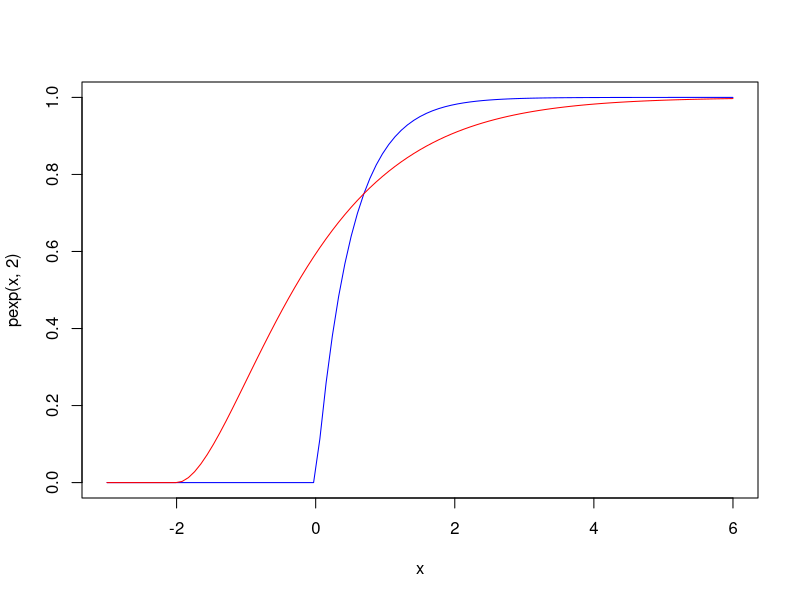
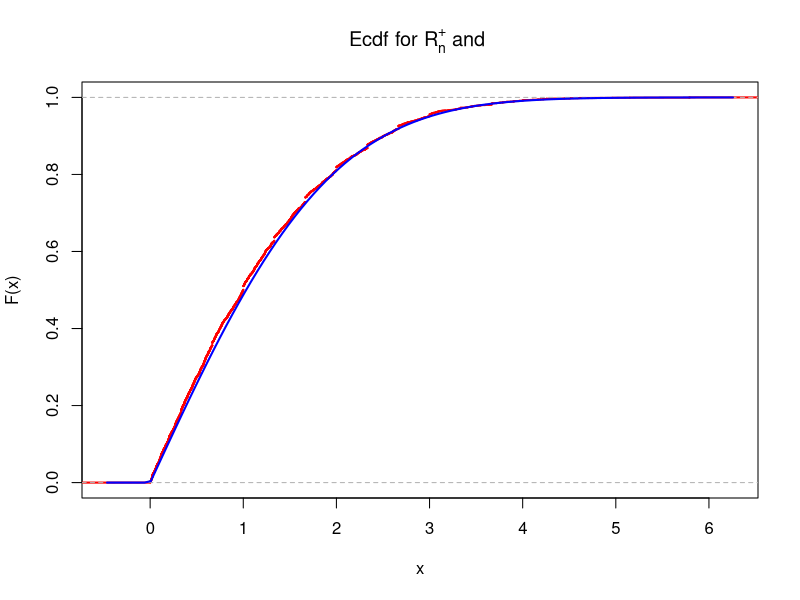

These charts were generated, in order, by the following R code:
set.seed(239)
a = 0.3

curve(pexp(x, 2), xlim = c(-3, 6), col = "blue")
curve(pgamma(x + 2, 2, 1), xlim = c(-3, 6), col = "red", add = TRUE)

calcAns <- function(Finv, N, R) {
  Fx <- runif(N, 0, 1)
  x <- Finv(Fx)
  p <- order(Fx)
  x <- x[p]
  Fx <- Fx[p]      
  ans <- 0 
  for (i in 1:N) {
    if (Fx[i] >= a) {
      ans <- max(ans, R(i / N / Fx[i] - 1))
    }
    if (i < N && Fx[i] < a && a < Fx[i + 1]) {
      ans <- max(ans, R(i / N / a - 1))
    }
  }
  return (ans * sqrt(N))
}
calcDist <- function(Finv, N, M, R) {
  return (replicate(M, calcAns(Finv, N, R)))
}
Ra <- function(x) {
  return (abs(x))
}

Rplus <- function(x) {
  return (x)
}

Rminus <- function(x) {
  return (-x)
}

f1 <- function(x) {return (qexp(x, 2))}
f2 <- function(x) {return (qgamma(x, 2, 1)) - 2}

#plot(ecdf(calc#Dist(f1, 400, 400, Ra)), col = "red", do.points=FALSE, lwd = 2, xlab="x", ylab="F(x)", main=expression(paste("Ecdf of R"[n], " for different F(x) (n = 400, a = 0.3)")))
#plot(ecdf(calc#Dist(f2, 400, 400, Ra)), add = TRUE, col = "blue", do.points=FALSE, lwd = 2)


plot(ecdf(calcDist(f1, 100, 3200, Rplus)), col = "red", do.points=FALSE, lwd = 2, , xlab="x", ylab="F(x)", main=expression(paste("Ecdf for R"[n]^'+', " and ")))
curve(pmax(2 * pnorm(x * sqrt(a / (1 - a))) - 1, 0) , col = "blue", lwd = 2, add = TRUE)



#plot(ecdf(calcDist(f1, 100, 100, Ra)), col = "red", do.points=FALSE, lwd = 2)
#plot(ecdf(calcDist(f1, 100, 200, Ra)), col = "green", do.points=FALSE, lwd = 2, add = TRUE)
#plot(ecdf(calcDist(f1, 100, 400, Ra)), col = "blue", do.points=FALSE, lwd = 2, add = TRUE)
#plot(ecdf(calcDist(f1, 100, 800, Ra)), col = "cyan", do.points=FALSE, lwd = 2, add = TRUE)
#plot(ecdf(calcDist(f1, 100, 1600, Ra)), col = "magenta", do.points=FALSE, lwd = 2, add = TRUE)
#plot(ecdf(calcDist(f1, 100, 3200, Ra)), col = "orange", do.points=FALSE, lwd = 2, add = TRUE)
